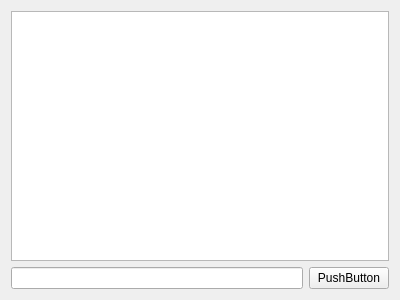
<?xml version="1.0" encoding="UTF-8"?>
<ui version="4.0">
 <class>Widget</class>
 <widget class="QWidget" name="Widget">
  <property name="geometry">
   <rect>
    <x>0</x>
    <y>0</y>
    <width>400</width>
    <height>300</height>
   </rect>
  </property>
  <property name="windowTitle">
   <string>Widget</string>
  </property>
  <layout class="QGridLayout" name="gridLayout">
   <item row="1" column="0">
    <widget class="QLineEdit" name="lineEdit"/>
   </item>
   <item row="1" column="1">
    <widget class="QPushButton" name="pushButton">
     <property name="text">
      <string>PushButton</string>
     </property>
    </widget>
   </item>
   <item row="0" column="0" colspan="2">
    <widget class="QTextEdit" name="textEdit">
     <property name="readOnly">
      <bool>true</bool>
     </property>
    </widget>
   </item>
  </layout>
 </widget>
 <layoutdefault spacing="6" margin="11"/>
 <resources/>
 <connections/>
</ui>
